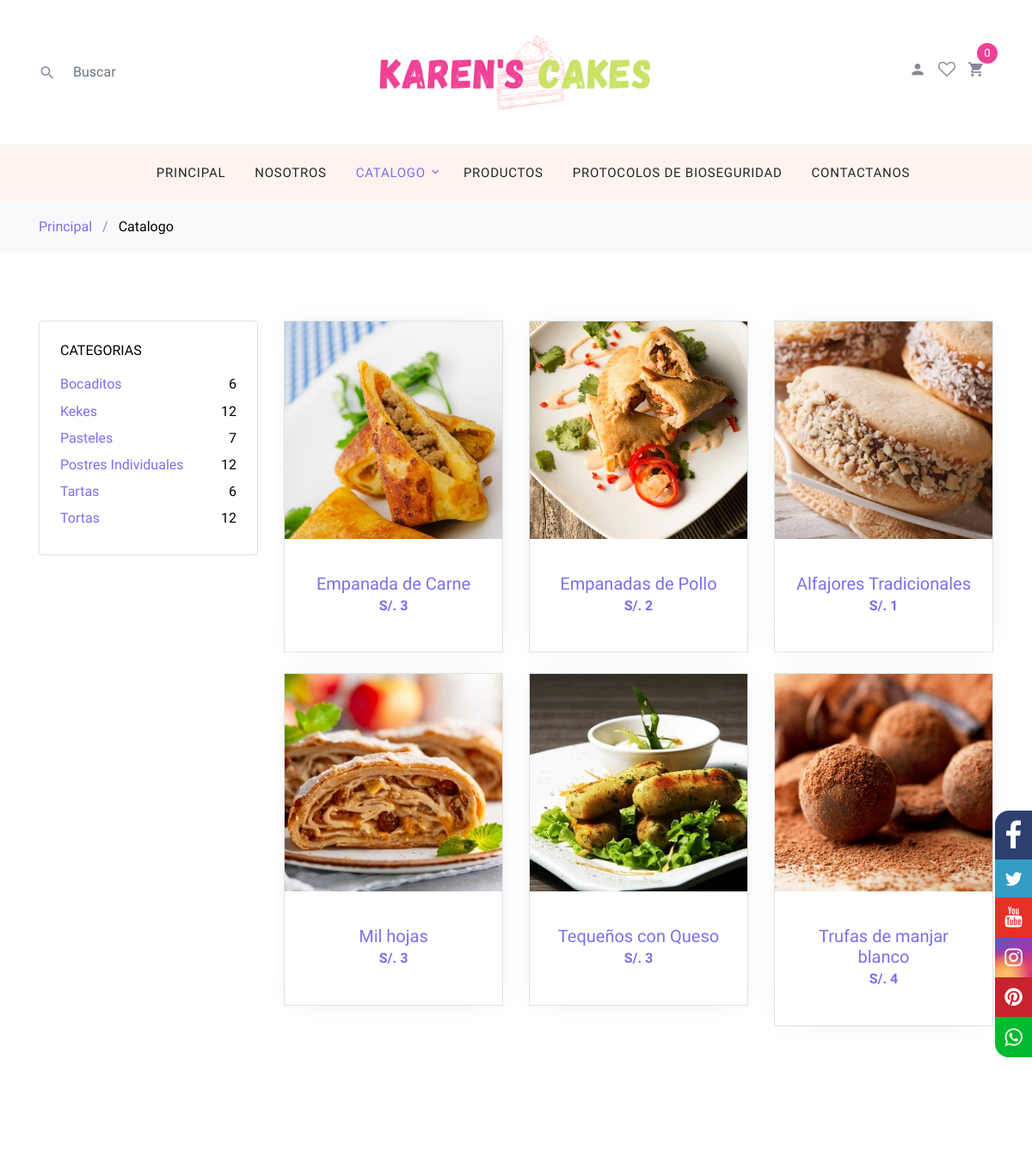
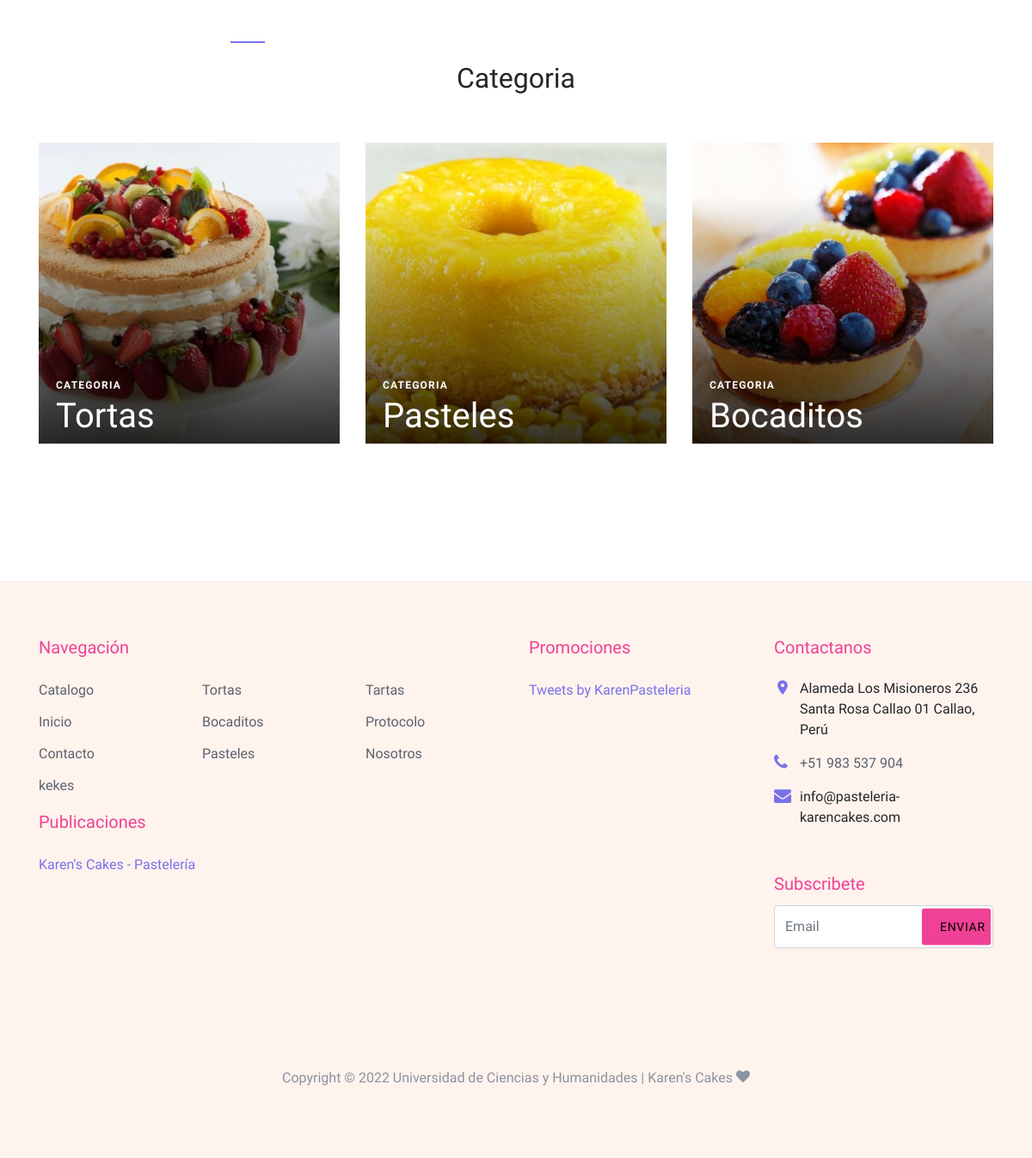
Screenshot of /busqueda.php?texto=Bocaditos with the database file from the repository (2 pictures, top to bottom).
### tables this page shows
CREATE TABLE `productos` (
  `id` int(11) NOT NULL,
  `nombre` varchar(300) NOT NULL,
  `descripcion` varchar(500) NOT NULL,
  `precio` double NOT NULL,
  `imagen` varchar(200) NOT NULL,
  `inventario` int(11) NOT NULL,
  `id_categoria` int(11) NOT NULL
);

CREATE TABLE `categorias` (
  `id` int(11) NOT NULL,
  `nombre` varchar(100) NOT NULL,
  `descripcion` varchar(400) NOT NULL,
  `imagen` varchar(400) NOT NULL
);

### busqueda.php (the view, shortened to what this page needs)
<!DOCTYPE html>
<html lang="en">
 <?php include("./layouts/head.php");?>
  <?php	include("./layouts/header.php"); ?>
  <body>
          <div class="social-bar">
				<a href="https://www.facebook.com/Karens-Cakes-Pasteler%C3%ADa-104709098484054" class="icon icon-facebook" id="iconoR" target="_blank"></a>
				<a href="https://twitter.com/KarenPasteleria"  class="icon icon-twitter"  id="iconoR" target="_blank"></a>
				<a href="https://www.youtube.com/channel/UCXHX6QCvZuUopnLTBnW8Wmw" class="icon icon-youtube" id="iconoR" target="_blank"></a>
				<a href="https://www.instagram.com/pasteleriakarenscakes/" class="icon icon-instagram" id="iconoR" target="_blank"></a>
				<a href="https://www.pinterest.com/gutierrezramoskarencecilia" class="icon icon-pinterest" id="iconoR" target="_blank"></a>
				<a href="#" class="icon icon-whatsapp" id="iconoR" target="_blank"></a>
			</div>
    <div class="bg-light py-3">
      <div class="container">
        <div class="row">
          <div class="col-md-12 mb-0"><a href="index.php">Principal</a> <span class="mx-2 mb-0">/</span>
           <strong class="text-black">Catalogo</strong></div>
        </div>
      </div>
    </div>
  <div class="site-wrap">
    <div class="site-section">
      <div class="container">
        <div class="row mb-5">
          <div class="col-md-9 order-2">
            <div class="row mb-5">
              <?php
              $resultado = $conexion ->query("select productos.* , categorias.nombre as categoria from productos
              inner join categorias on productos.id_categoria = categorias.id where
              productos.nombre like '%".$_GET['texto']."%' or
              productos.descripcion like '%".$_GET['texto']."%' or
              categorias.nombre like '%".$_GET['texto']."%'
              order by id")or die($conexion -> error);
              if(mysqli_num_rows($resultado) > 0){
                while ($fila = mysqli_fetch_array($resultado)) {
              ?>
              <div class="col-sm-6 col-lg-4 mb-4" data-aos="fade-up">
                <div class="block-4 text-center border">
                  <figure class="block-4-image">
                    <a href="shop-single.php?id=<?php echo $fila['id'];?>">
                      <img src="images/<?php echo $fila['imagen'];?>" alt="<?php echo $fila['nombre'];?>" class="img-fluid"></a>
                  </figure>
                  <div class="block-4-text p-4">
                    <h3><a href="shop-single.php?id=<?php echo $fila['id'];?>"><?php echo $fila['nombre'];?></a></h3>
                    <p class="text-primary font-weight-bold">S/. <?php echo $fila['precio']; ?></p>
                  </div>
                </div>
              </div>
            <?php  } }else{
            echo '<h2>Sin resultados</h2>';
            } ?>
            </div>
          </div>
          <div class="col-md-3 order-1 mb-5 mb-md-0">
            <div class="border p-4 rounded mb-4">
              <h3 class="mb-3 h6 text-uppercase text-black d-block">Categorias</h3>
              <ul class="list-unstyled mb-0">
                <?php
              $re = $conexion ->query("select * from categorias order by nombre ");
              while ($f = mysqli_fetch_array($re)) {
              ?>
                <li class="mb-1">
                  <a href="./busqueda.php?texto=<?php echo $f['nombre']; ?>" class="d-flex">
                    <span> <?php echo $f['nombre']; ?> </span>
                    <span class="text-black ml-auto">
                      <?php $re2 = $conexion ->query("select count(*) from productos where id_Categoria =".$f['id']);
                      $fila = mysqli_fetch_row($re2);
                      echo $fila[0];
                      ?>
                      </span>
                  </a></li>
              <?php } ?>
              </ul>
            </div>
          </div>
        </div>
        <div class="row">
          <div class="col-md-12">
            <div class="site-section site-blocks-2">
                <div class="row justify-content-center text-center mb-5">
                  <div class="col-md-7 site-section-heading pt-4">
                    <h2>Categoria</h2>
                  </div>
                </div>
                <div class="row">
                  <div class="col-sm-6 col-md-6 col-lg-4 mb-4 mb-lg-0" data-aos="fade" data-aos-delay="">
                    <a class="block-2-item" href="#">
                      <figure class="image">
                        <img src="images/torta2.jpg" alt="" class="img-fluid">
                      </figure>
                      <div class="text">
                        <span class="text-uppercase">Categoria</span>
                        <h3>Tortas</h3>
                      </div>
                    </a>
                  </div>
                  <div class="col-sm-6 col-md-6 col-lg-4 mb-5 mb-lg-0" data-aos="fade" data-aos-delay="100">
                    <a class="block-2-item" href="#">
                      <figure class="image">
                        <img src="images/pastel6.jpg" alt="" class="img-fluid">
                      </figure>
                      <div class="text">
                        <span class="text-uppercase">Categoria</span>
                        <h3>Pasteles</h3>
                      </div>
                    </a>
                  </div>
                  <div class="col-sm-6 col-md-6 col-lg-4 mb-5 mb-lg-0" data-aos="fade" data-aos-delay="200">
                    <a class="block-2-item" href="#">
                      <figure class="image">
                        <img src="images/bocadito14.jpg" alt="" class="img-fluid">
                      </figure>
                      <div class="text">
                        <span class="text-uppercase">Categoria</span>
                        <h3>Bocaditos</h3>
                      </div>
                    </a>
                  </div>
                </div>
            </div>
          </div>
        </div>
      </div>
    </div>
    <?php include("./layouts/footer.php"); ?>
  </div>
  </body>
</html>

### css/style.css (style rules this page uses)
body { line-height: 1.7; color: #8c92a0; font-weight: 300; font-size: 16px; }
a { -webkit-transition: .3s all ease; -o-transition: .3s all ease; transition: .3s all ease; }
.text-black { color: #000; }
.site-wrap:before { -webkit-transition: .3s all ease-in-out; -o-transition: .3s all ease-in-out; transition: .3s all ease-in-out; background: rgba(0, 0, 0, 0.6); content: ""; position: absolute; z-index: 2000; top: 0; left: 0; right: 0; bottom: 0; opacity: 0; visibility: hidden; }
.site-section { padding: 2.5em 0; }
@media (min-width: 768px) { .site-section { padding: 5em 0; } }
.site-section-heading { font-size: 30px; color: #25262a; position: relative; }
.site-section-heading:before { content: ""; left: 0%; top: 0; position: absolute; width: 40px; height: 2px; background: #7971ea; }
.site-blocks-2 .block-2-item { display: block; position: relative; }
.site-blocks-2 .block-2-item:before { z-index: 1; content: ''; position: absolute; top: 0; right: 0; bottom: 0; left: 0; background: -moz-linear-gradient(top, transparent 0%, transparent 18%, rgba(0, 0, 0, 0.8) 99%, rgba(0, 0, 0, 0.8) 100%); background: -webkit-linear-gradient(top, transparent 0%, transparent 18%, rgba(0, 0, 0, 0.8) 99%, rgba(0, 0, 0, 0.8) 100%); background: -webkit-gradient(linear, left top, left bottom, from(transparent), color-stop(18%, transparent), color-stop(99%, rgba(0, 0, 0, 0.8)), to(rgba(0, 0, 0, 0.8))); background: -o-linear-gradient(top, transparent 0%, transparent 18%, rgba(0, 0, 0, 0.8) 99%, rgba(0, 0, 0, 0.8) 100%); background: linear-gradient(to bottom, transparent 0%, transparent 18%, rgba(0, 0, 0, 0.8) 99%, rgba(0, 0, 0, 0.8) 100%); filter: progid:DXImageTransform.Microsoft.gradient( startColorstr='#00000000', endColorstr='#cc000000',GradientType=0 ); }
.site-blocks-2 .block-2-item .image { position: relative; margin-bottom: 0; overflow: hidden; }
.site-blocks-2 .block-2-item .image img { margin-bottom: 0; -webkit-transition: .3s all ease-in-out; -o-transition: .3s all ease-in-out; transition: .3s all ease-in-out; }
.site-blocks-2 .block-2-item .text { z-index: 2; bottom: 0; padding-left: 20px; position: absolute; width: 100%; }
.site-blocks-2 .block-2-item .text > span, .site-blocks-2 .block-2-item .text h3 { color: #fff; }
.site-blocks-2 .block-2-item .text > span { font-size: 12px; letter-spacing: .1em; font-weight: 900; }
.site-blocks-2 .block-2-item .text h3 { font-size: 40px; }
.block-4 { -webkit-box-shadow: 0 0 30px -10px rgba(0, 0, 0, 0.1); box-shadow: 0 0 30px -10px rgba(0, 0, 0, 0.1); background: #fff; }
.block-4 .block-4-text h3 { font-size: 20px; margin-bottom: 0; }
.block-4 .block-4-text h3 a { text-decoration: none; }

### css/redes.css (style rules this page uses)
.social-bar { position: fixed; right: 0; top: 35%; font-size: 1.5rem; display: flex; flex-direction: column; align-items: flex-end; z-index: 100; }
#iconoR { color: white; text-decoration: none; padding: .7rem; display: flex; transition: all .5s; }
.icon-facebook { background: #2E406E; font-size: 35px; }
.icon-twitter { background: #339DC5; font-size: 22px; }
.icon-youtube { background: #E83028; }
.icon-instagram { background: radial-gradient(circle farthest-corner at 35% 90%, #fec564, transparent 50%), radial-gradient(circle farthest-corner at 0 140%, #fec564, transparent 50%), radial-gradient(ellipse farthest-corner at 0 -25%, #5258cf, transparent 50%), radial-gradient(ellipse farthest-corner at 20% -50%, #5258cf, transparent 50%), radial-gradient(ellipse farthest-corner at 100% 0, #893dc2, transparent 50%), radial-gradient(ellipse farthest-corner at 60% -20%, #893dc2, transparent 50%), radial-gradient(ellipse farthest-corner at 100% 100%, #d9317a, transparent), linear-gradient(#6559ca, #bc318f 30%, #e33f5f 50%, #f77638 70%, #fec66d 100%); }
.icon-whatsapp { background: #00bb2d; }
.icon-pinterest { background: #c8232c; }
#iconoR:first-child { border-radius: 1rem 0 0 0; }
#iconoR:last-child { border-radius: 0 0 0 1rem; }

### rows the page displays
productos: imagen (picture), nombre "Empanada de Carne", precio "3"
productos: imagen (picture), nombre "Empanadas de Pollo", precio "2"
productos: imagen (picture), nombre "Alfajores Tradicionales", precio "1"
productos: imagen (picture), nombre "Mil hojas", precio "3"
productos: imagen (picture), nombre "Tequeños con Queso", precio "3"
productos: imagen (picture), nombre "Trufas de manjar blanco", precio "4"
categorias: nombre "Bocaditos", fila "6"
categorias: nombre "Kekes", fila "12"
categorias: nombre "Pasteles", fila "7"
categorias: nombre "Postres Individuales", fila "12"
categorias: nombre "Tartas", fila "6"
categorias: nombre "Tortas", fila "12"
